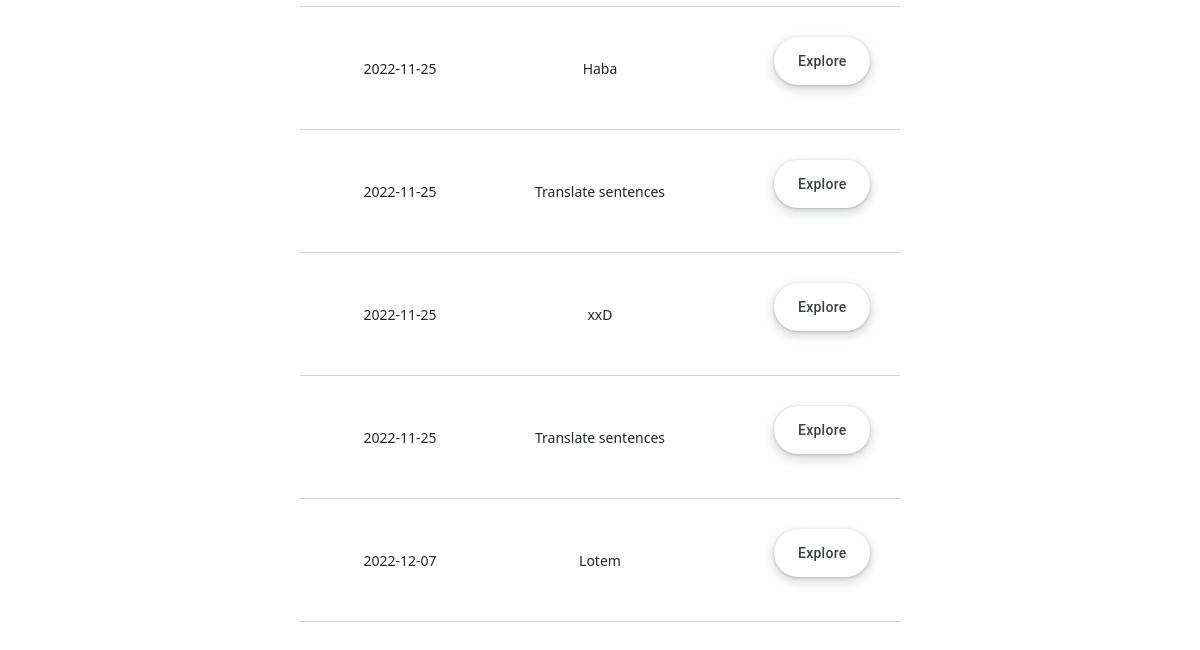
The app's page /list_of_submissions.html (signed in, lower part), older data.
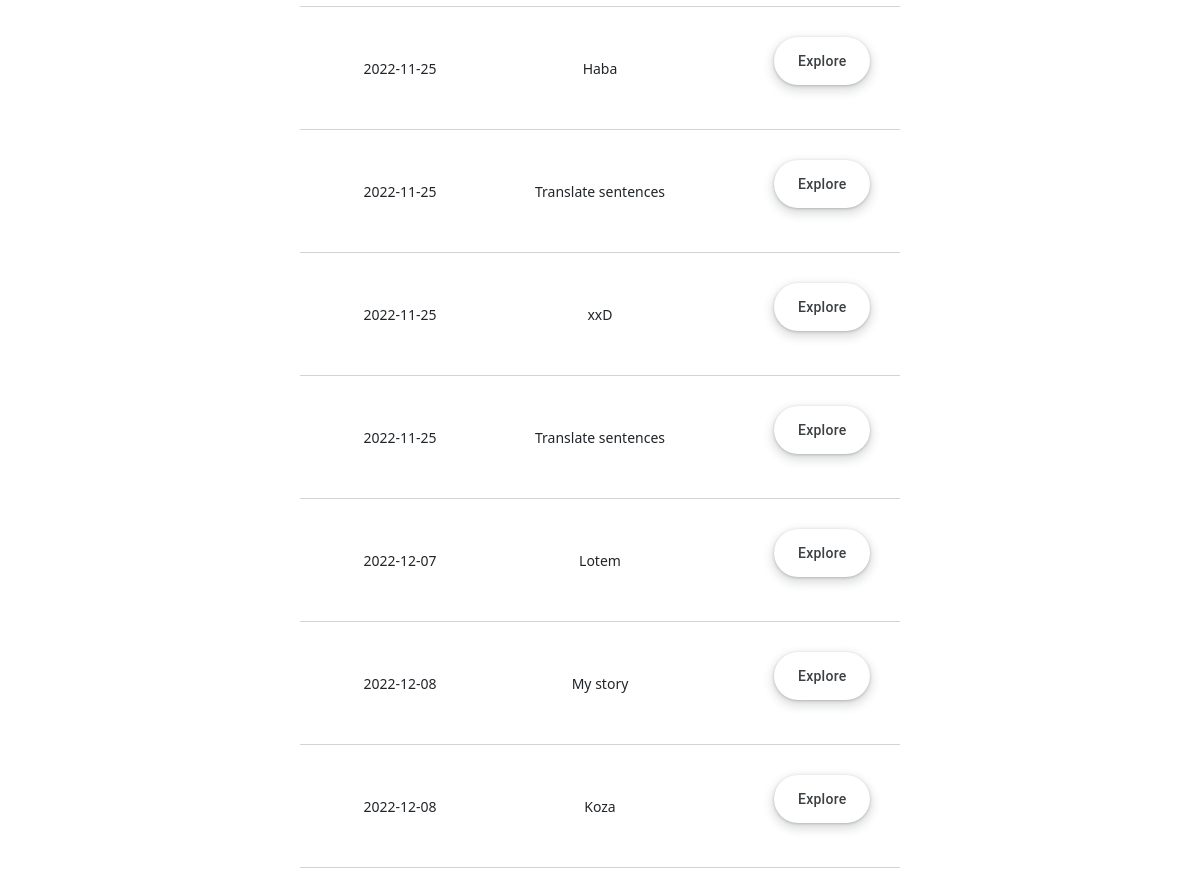
The same page, newer data.
### nieszkolni_app/models.py (models this page shows)
class Submission(models.Model):
    unique_id = models.AutoField(primary_key=True)
    stamp = models.IntegerField()
    date_number = models.IntegerField()
    date = models.CharField(max_length=200, default="")
    item = models.IntegerField()
    name = models.CharField(max_length=200, default="")
    assignment_type = models.CharField(max_length=200, default="")
    title = models.CharField(max_length=200, default="")
    content = models.TextField(default="")
    wordcount = models.IntegerField()
    status = models.CharField(max_length=200, default="submitted")
    reviewed_content = models.TextField(default="")
    flagged_content = models.TextField(default="")
    analysis = models.TextField(default="")
    minor_errors = models.IntegerField(default=0)
    major_errors = models.IntegerField(default=0)
    reviewing_user = models.CharField(max_length=200, default="")
    revision_date = models.IntegerField(default=0)
    conditions = models.TextField(default="")
    comment = models.TextField(default="")
    grade = models.CharField(max_length=200, default="")
    content_file = models.FileField(upload_to="static/files" ,null=True)

### nieszkolni_app/views.py (the view, shortened to what this page needs)
# urls.py: path('list_of_submissions.html', views.list_of_submissions, name="list_of_submissions"),
@login_required
def list_of_submissions(request):
    if request.user.is_authenticated:
        first_name = request.user.first_name
        last_name = request.user.last_name
        current_user = first_name + " " + last_name
        user_agent = get_user_agent(request)
        submissions = SubmissionManager().display_students_assignments_limited(current_user)
        tags = BackOfficeManager().display_tags()
        if user_agent.is_mobile:
            return render(request, "m_my_assignments.html", {
                "submissions": submissions
                })
        else:
            return render(request, "list_of_submissions.html", {
                "submissions": submissions
                })

### nieszkolni_folder/audit_manager.py (called while the page is built)
    def check_if_clocked_in(self, clocking_user):
        with connection.cursor() as cursor:
            cursor.execute(f'''
                SELECT clock_out
                FROM nieszkolni_app_audit
                WHERE clocking_user = '{clocking_user}'
                AND entry_type = 'automatic'
                AND status = 'started'
                ORDER BY stamp DESC
                LIMIT 1
                ''')
            response = cursor.fetchone()
            if response is not None:
                if response[0] == 0:
                    status = True
                else:
                    status = False
            else:
                status = False
            return status

### nieszkolni_folder/back_office_manager.py (called while the page is built)
    def display_tags(self):
        with connection.cursor() as cursor:
            cursor.execute(f'''
                SELECT command, value
                FROM nieszkolni_app_option
                WHERE command LIKE '%_tag'
                ''')
            items = cursor.fetchall()
            tags = dict()
            for item in items:
                tag = {item[0]: item[1]}
                tags.update(tag)
            return tags

### nieszkolni_folder/context_processors.py (called while the page is built)
def sections_processor(request):
    if request.user.is_authenticated:
        first_name = request.user.first_name
        last_name = request.user.last_name
        current_user = first_name + " " + last_name
        if request.user.is_superuser:
            superuser_status = True
        else:
            superuser_status = False
        status = AuditManager().check_if_clocked_in(current_user)
        return {"status": status, "superuser_status": superuser_status}
    else:
        return {}

### nieszkolni_folder/submission_manager.py (called while the page is built)
    def display_students_assignments_limited(self, name):
        with connection.cursor() as cursor:
            cursor.execute(f'''
                SELECT date, title, content, wordcount, unique_id
                FROM nieszkolni_app_submission
                WHERE name = '{name}'
                ''')
            submissions = cursor.fetchall()
            return submissions

### nieszkolni_app/templates/list_of_submissions.html (shortened to what this page needs)
{% extends 'base.html' %}
{% block 'content' %}
<table>
	{% for submission in submissions %}
		<tr class="font">
			<td>{{ submission.0 }}</td>
			<td>{{ submission.1 }}</td>
			<td>
				<form action="{% url 'list_of_submissions' %}"  method="POST">
					 <div class="flex-parent jc-center">
					  	<div class="list_button">
							<button type="submit" class="button_main" name="submission_action" value="explore">Explore</button>
						</div>
					  </div>
				</form>
			</td>
		</tr>
	{% endfor %}
</table>
{% include 'footer.html' %}
{% endblock %}

### nieszkolni_app/templates/base.html (shortened to what this page needs)
{% load user_agents %}
{% load static %}
{% if request|is_mobile %}
<head>
    <link href="https://cdn.jsdelivr.net/npm/bootstrap@5.1.3/dist/css/bootstrap.min.css" rel="stylesheet">
    <link rel="stylesheet" type="text/css" href="{% static 'styles.css' %}">
</head>
{% endif %}
</head>
<body>
<div id="main_content">
  {% block 'content' %}
  {% endblock %}
</div>
  </body>
</html>

### nieszkolni_app/templates/footer.html
<footer>
	<div class="footer"></div>
</footer>

### staticfiles/styles.css (style rules this page uses)
body { margin: 0px; }
.button_main { align-items: center; appearance: none; background-color: #fff; border-radius: 24px; border-style: none; box-shadow: rgba(0, 0, 0, .2) 0 3px 5px -1px,rgba(0, 0, 0, .14) 0 6px 10px 0,rgba(0, 0, 0, .12) 0 1px 18px 0; box-sizing: border-box; color: #3c4043; cursor: pointer; display: inline-flex; fill: currentcolor; font-family: "Google Sans",Roboto,Arial,sans-serif; font-size: 14px; font-weight: 500; height: 48px; justify-content: center; letter-spacing: .25px; line-height: normal; margin: 10px; max-width: 100%; overflow: visible; padding: 2px 24px; position: relative; text-align: center; text-decoration: none; text-transform: none; transition: box-shadow 280ms cubic-bezier(.4, 0, .2, 1),opacity 15ms linear 30ms,transform 270ms cubic-bezier(0, 0, .2, 1) 0ms; user-select: none; -webkit-user-select: none; touch-action: manipulation; width: auto; will-change: transform,opacity; z-index: 0; }
.button_main:not(:disabled) { box-shadow: rgba(60, 64, 67, .3) 0 1px 3px 0, rgba(60, 64, 67, .15) 0 4px 8px 3px; }
.flex-parent { display: flex; }
.jc-center { justify-content: center; }
.list_button { margin-left: auto; }
.footer { display: flex; height: 150px; width: 100%; bottom: 0; left: 0; }
table { border-collapse: separate; border-bottom-color: rgba(255,255,255,1); border-spacing: 0px; font-size: 14px; font-weight: 300; height: 100px; margin-left: 25%; margin-right: 25%; margin-bottom: 1%; width:50%; table-layout: fixed; }

Row changes from the older to the newer data that the page shows:
added Submission: date "2022-12-08", title "My story"
added Submission: date "2022-12-08", title "Koza"
